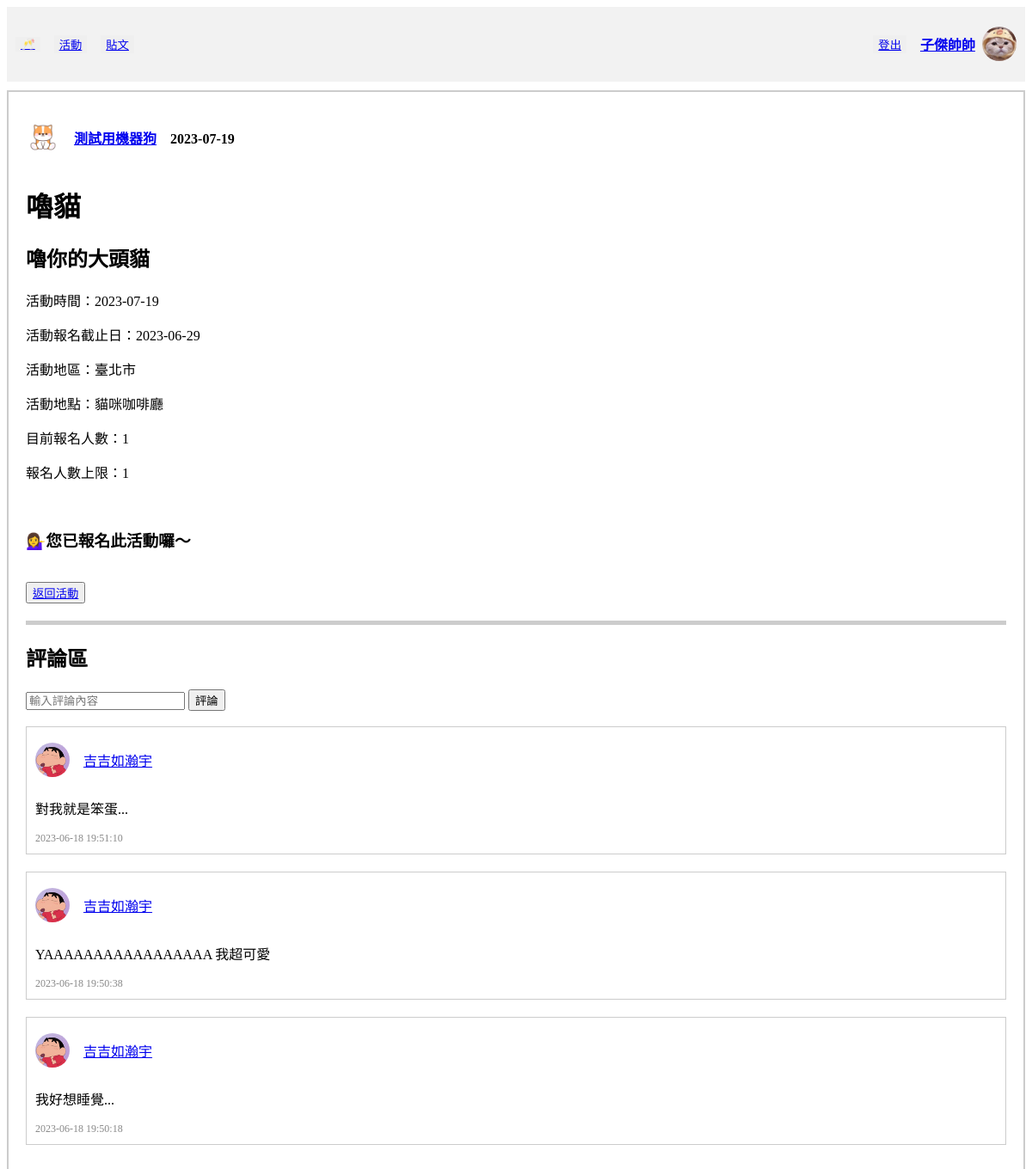
The page /activity/activities/activity_detail/77d75086-9847-444d-a099-e75c987ea84b (signed in) on the database its author committed.
### tables this page shows
CREATE TABLE "User" (
	"userID"	INTEGER,
	"password"	VARCHAR(10),
	"nickname"	VARCHAR(10) NOT NULL,
	"gender"	VARCHAR(1) NOT NULL,
	"birth"	TEXT,
	"cellphone"	VARCHAR(10),
	"email"	TEXT UNIQUE,
	"image" TEXT,
	PRIMARY KEY("userID" AUTOINCREMENT)
);

CREATE TABLE "Activity" (
	"activityID"	VARCHAR(36),
	"title"	VARCHAR(10),
	"time"	TEXT,
	"area"	TEXT,
	"location"	TEXT,
	"category"	TEXT,
	"peopleLimited"	INTEGER,
	"fee"	INTEGER,
	"expireDate"	TEXT,
	"organizerUserID"	INTEGER,
	"Intro"	VARCHAR(50),
	"createTime"	TEXT,
	FOREIGN KEY("organizerUserID") REFERENCES "User"("userID"),
	PRIMARY KEY("activityID")
);

CREATE TABLE "Participant" (
	"participantUserID"	INTEGER,
	"participantActivityID"	VARCHAR(36),
	"score"	INTEGER,
	FOREIGN KEY("participantUserID") REFERENCES "User"("userID"),
	FOREIGN KEY("participantActivityID") REFERENCES "Activity"("activityID"),
	PRIMARY KEY("participantUserID","participantActivityID")
);

CREATE TABLE "Discussion" (
	"discussionID"	INTEGER,
	"discussionUserID"	INTEGER,
	"discussionActivityID"	VARCHAR(36),
	"discussionTime"	TEXT,
	"discussionContent"	TEXT,
	FOREIGN KEY("discussionUserID") REFERENCES "User"("userID"),
	FOREIGN KEY("discussionActivityID") REFERENCES "Activity"("activityID"),
	PRIMARY KEY("discussionID" AUTOINCREMENT)
);

### crud/crudActivity.py (the view, shortened to what this page needs)
@activity_bp.route(
    "/activities/activity_detail/<string:activityID>", methods=["GET", "POST"]
)
def activity_detail(activityID):
    show_methed = request.args.get("show_methed")
    postDate = datetime.now().strftime("%Y-%m-%d")
    origin_user = session["userID"]
    con = sql.connect("funCrew_db.db")
    con.row_factory = sql.Row
    cur = con.cursor()
    cur.execute("SELECT nickname FROM User WHERE userID=?", (origin_user,))
    origin_username = cur.fetchone()[0]
    cur.execute("SELECT image FROM User WHERE userID=?", (origin_user,))
    origin_user_image = cur.fetchone()[0]
    cur.execute(
        "SELECT * FROM Participant WHERE participantUserID=? AND participantActivityID=?",
        (origin_user, activityID),
    )
    joint = cur.fetchone()
    cur.execute(
        "SELECT * FROM Activity, User WHERE organizerUserID=userID AND activityID=?",
        (activityID,),
    )
    activity = cur.fetchone()
    cur.execute(
        "SELECT * FROM Activity, Participant WHERE activityID=participantActivityID AND activityID=?",
        (activityID,),
    )
    participants = cur.fetchall()
    cur.execute(
        "SELECT COUNT(*) AS count_participants FROM Activity JOIN Participant ON Activity.activityID = Participant.participantActivityID WHERE Activity.activityID =?",
        (activityID,),
    )
    count_participants = cur.fetchone()
    cur.execute(
        """
        SELECT Discussion.*, User.image, User.nickname
        FROM Discussion
        INNER JOIN User ON Discussion.discussionUserID = User.userID
        WHERE discussionActivityID = ?
        ORDER BY discussionTime DESC
        """,
        (activityID,),
    )
    discussions = cur.fetchall()
    cur.execute(
        "SELECT image FROM User WHERE userID=? ", (activity["organizerUserID"],)
    )
    user_image = cur.fetchone()
    try:
        return render_template(
            "activity_detail.html",
            activity=activity,
            discussions=discussions,
            activityID=activityID,
            userID=origin_user,
            show_methed=show_methed,
            user_image=user_image,
            origin_username=origin_username,
            origin_user_image=origin_user_image,
            joint=joint,
            postDate=postDate,
            count_participants=count_participants,
            origin_user=origin_user,
            participants=participants,
        )
    except Exception as e:
        print(e)

### templates/activity_detail.html (shortened to what this page needs)
<!DOCTYPE html>
<html lang="zh-Hant-TW">
<head>
</head>
<body>
    <div class="header">
        <div class="header-left">
            <button class="button"><a href="/home"> 🥂 </a></button>
            <button class="button"><a href="/activity/activities/signingUp">活動</a></button>
            <button class="button"><a href="/post/posts/newest">貼文</a></button>
        </div>
        <div class="header-right">
            <button class="button"><a href="/user/logout">登出</a></button>
            <div class="user-info">
                <h4><a href="/user/personalInfo">{{ origin_username }}</a></h4></button>
                <img src="{{ url_for('static', filename='images/avatars/' + origin_user_image) }}" alt="大頭貼">
            </div>
        </div>
    </div>
    <div class="post-wrapper">
        <div class="user-info">
            <img src="{{ url_for('static', filename='images/avatars/' + user_image[0]) }}" alt="大頭貼">
            <h4>　<a href="/user/info/{{activity['organizerUserID']}}">{{ activity['nickname'] }}</a>　{{ activity['time']
                }}</h4>
        </div>
        <h1>{{ activity['title'] }}</h1>
        <h2>{{ activity['Intro'] }}</h2>
        <p>活動時間：{{ activity['time'] }}</p>
        <p>活動報名截止日：{{ activity['expireDate'] }}</p>
        <p>活動地區：{{ activity['area'] }}</p>
        <p>活動地點：{{ activity['location'] }}</p>
        <p>目前報名人數：{{ count_participants[0] }}</p>
        <p>報名人數上限：{{ activity['peopleLimited']}}</p>
        <br>
        {% for participant in participants %}
        {% if origin_user == participant['participantUserID']%}
        <h3>💁‍♀️您已報名此活動囉～</h3>
        {% endif %}
        {% endfor %}
        <br>
    <button><a href="/activity/activities/{{show_methed}}">返回活動</a></button>
    <div class="separator"></div>
    <h2>評論區</h2>
    <form action="/activity/activities/activity_detail/{{ activityID }}" method="post" required>
        <div class="input">
            <input type="text" name="content" placeholder="輸入評論內容">
            <button type="submit">評論</button>
        </div>
    </form>
    <br>
    {% for discussion in discussions %}
    <div class="post">
        <div class="content">
            <div class="user-info">
                <img src="{{ url_for('static', filename='images/avatars/' + discussion['image']) }}" alt="大頭貼">
                <p><a href="/user/info/{{ discussion['discussionUserID'] }}">{{ discussion['nickname'] }}</a>
                </p>
            </div>
            <p>{{ discussion['discussionContent'] }}</p>
        </div>
        <div class="info">
            <span>{{ discussion['discussionTime'] }}</span>
        </div>
    </div>
    {% endfor %}
    </div>
</body>

### templates/activity_detail.html (style rules this page uses)
.header { display: flex; justify-content: space-between; align-items: center; padding: 10px; background-color: #f2f2f2; }
.header-left { display: flex; align-items: center; }
.header-right { display: flex; align-items: center; }
.button { margin-right: 16px; border: none; }
.post { margin-bottom: 20px; border: 1px solid #ccc; padding: 10px; }
.post .info { font-size: 12px; color: #888; }
.post .content { margin-top: 0px; }
.user-info { display: flex; align-items: center; }
.user-info h4 { margin-right: 8px; }
.user-info img { width: 40px; height: 40px; border-radius: 50%; object-fit: cover; }
.post-wrapper { border: 2px solid #ccc; padding: 20px; margin-top: 10px; margin-bottom: 10px; }
.separator { border-top: 5px solid #ccc; margin-top: 20px; margin-bottom: 20px; }

### rows shown on the page
User: nickname "子傑帥帥", image (picture)
User: image (picture), nickname "測試用機器狗"
Activity: time "2023-07-19", title "嚕貓", Intro "嚕你的大頭貓", expireDate "2023-06-29", area "臺北市", location "貓咪咖啡廳", peopleLimited "1"
Participant: shows "💁‍♀️您已報名此活動囉～"
Discussion: image (picture), nickname "吉吉如瀚宇", discussionContent "對我就是笨蛋...", discussionTime "2023-06-18 19:51:10"
Discussion: image (picture), nickname "吉吉如瀚宇", discussionContent "YAAAAAAAAAAAAAAAAA 我超可愛", discussionTime "2023-06-18 19:50:38"
Discussion: image (picture), nickname "吉吉如瀚宇", discussionContent "我好想睡覺...", discussionTime "2023-06-18 19:50:18"

### other values the page prints
{{ count_participants[0] }} "1"
